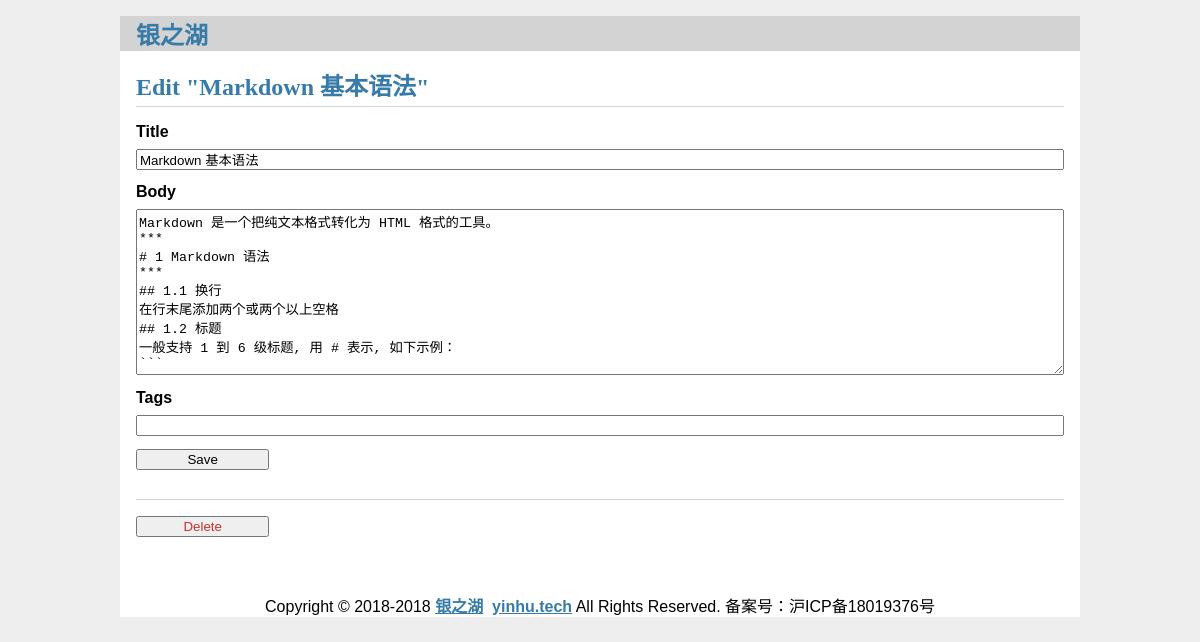
The app's page /002ce202-5a96-11e8-a91c-08002790c9db/update (signed in), older data.
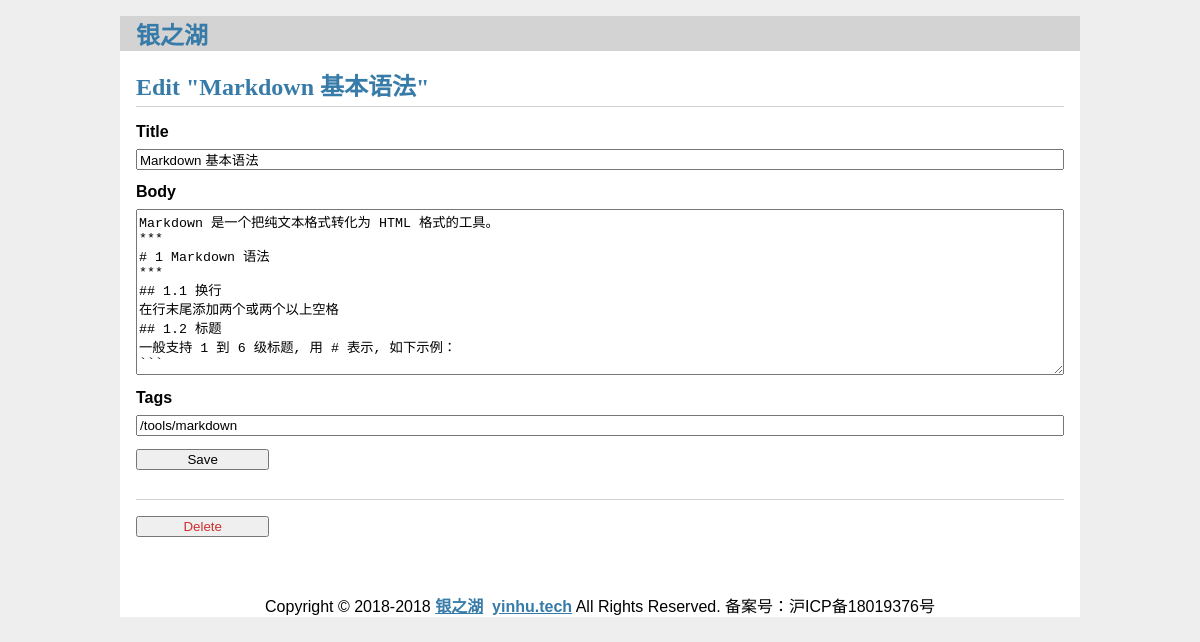
The same page, newer data.
### tables this page shows
CREATE TABLE "post" (
  id INTEGER PRIMARY KEY AUTOINCREMENT,
  uuid TEXT NOT NULL DEFAULT "",
  author_id INTEGER NOT NULL,

  created TIMESTAMP NOT NULL DEFAULT CURRENT_TIMESTAMP,
  updated TIMESTAMP NOT NULL DEFAULT CURRENT_TIMESTAMP,
  
  title TEXT NOT NULL,
  body TEXT NOT NULL,
  tags TEXT NOT NULL DEFAULT "",
  
  read_cnt INTEGER NOT NULL DEFAULT 0,
  good_cnt INTEGER NOT NULL DEFAULT 0,
  
  FOREIGN KEY (author_id) REFERENCES user (id)
);

### flaskr/blog.py (the view, shortened to what this page needs)
@bp.route('/<uuid>/update', methods=('GET', 'POST'))
@login_required
def update(uuid):
    post = get_post(uuid)
    return render_template('blog/update.html', post=post)

### flaskr/auth.py (called while the page is built)
def login_required(view):
    @functools.wraps(view)
    def wrapped_view(**kwargs):
        if g.user is None:
            return redirect(url_for('auth.login'))
        return view(**kwargs)
    return wrapped_view

@bp.before_app_request
def load_logged_in_user():
    user_id = session.get('user_id')
    if user_id is None:
        g.user = None
    else:
        g.user = get_db().execute(
            'SELECT * FROM user WHERE id = ?', (user_id,)
        ).fetchone()

### flaskr/blog.py (called while the page is built)
def get_post(uuid, check_author=True):
    post = get_db().execute(
        'SELECT p.uuid, title, body, created, updated, author_id, username, read_cnt, good_cnt, tags'
        ' FROM post p JOIN user u ON p.author_id = u.id'
        ' WHERE p.uuid = ?',
        (uuid,)
    ).fetchone()
    if post is None:
        abort(404, "Post id {0} doesn't exist.".format(id))
    if check_author and post['author_id'] != g.user['id']:
        abort(403)
    return post

### flaskr/db.py (called while the page is built)
def get_db():
  if 'db' not in g:
    g.db = sqlite3.connect(
      current_app.config['DATABASE'],
      detect_types=sqlite3.PARSE_DECLTYPES
    )
    g.db.row_factory = sqlite3.Row
  return g.db

### flaskr/templates/blog/update.html
{% extends 'base.html' %}
{% block header %}
  <h1>{% block title %}Edit "{{ post['title'] }}"{% endblock %}</h1>
{% endblock %}
{% block content %}
  <form method="post">
    <label for="title">Title</label>
    <input name="title" id="title" value="{{ request.form['title'] or post['title'] }}" required>
    <label for="body">Body</label>
    <textarea name="body" id="body">{{ request.form['body'] or post['body'] }}</textarea>
    <label for="tags">Tags</label>
    <input name="tags" id="tags" value="{{ request.form['tags'] or post['tags'] }}">
    <input type="submit" value="Save">
  </form>
  <hr>
  <form action="{{ url_for('blog.delete', uuid=post['uuid']) }}" method="post">
    <input class="danger" type="submit" value="Delete" onclick="return confirm('Are you sure?');">
  </form>
{% endblock %}

### flaskr/templates/base.html (shortened to what this page needs)
<!doctype html>
<link rel="stylesheet" href="{{ url_for('static', filename='style.css') }}">
<nav>
  <h1><a href="{{ url_for('index') }}">银之湖</a></h1>
</nav>
<section class="content">
  <header>
    {% block header %}{% endblock %}
  </header>
  {% block content %}{% endblock %}
</section>
<div id="base_foot">
  Copyright &copy; 2018-2018    <strong><a href="//www.yinhu.tech/" target="_blank">银之湖</a></strong>&nbsp;
    <strong><a href="//www.yinhu.tech/" target="_blank">yinhu.tech</a></strong> All Rights Reserved. 备案号：沪ICP备18019376号
   </div>

### flaskr/static/style.css (style rules this page uses)
h1, h2, h3, h4, h5, h6 { font-family: serif; color: #377ba8; margin: 1rem 0; }
a { color: #377ba8; }
hr { border: none; border-top: 1px solid lightgray; }
nav { background: lightgray; display: flex; align-items: center; padding: 0 0.5rem; }
nav h1 { flex: auto; margin: 0; }
nav h1 a { text-decoration: none; padding: 0.25rem 0.5rem; }
.content { padding: 0 1rem 1rem; }
.content > header { border-bottom: 1px solid lightgray; display: flex; align-items: flex-end; }
.content > header h1 { flex: auto; margin: 1rem 0 0.25rem 0; }
.content form { margin: 1em 0; display: flex; flex-direction: column; }
.content label { font-weight: bold; margin-bottom: 0.5em; }
.content input, .content textarea { margin-bottom: 1em; }
.content textarea { min-height: 12em; resize: vertical; }
input.danger { color: #cc2f2e; }
input[type=submit] { align-self: start; min-width: 10em; }
#base_foot { margin-top: 10px; text-align:center; margin-bottom: 10px; }

Row changes from the older to the newer data that the page shows:
changed post "Markdown 基本语法": tags (not shown) → "/tools/markdown"
